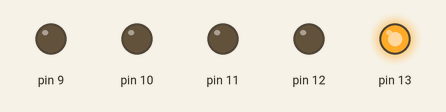
A sketch run on a simulated Arduino Uno, built with avr-gcc and run on an emulated ATmega328P. On the bench: output pins drawn as LEDs (lit = HIGH).

Above: at 0.2 s.
At 1.2 s:
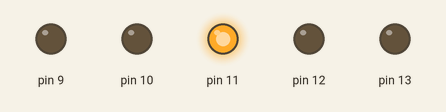
At 1.7 s:
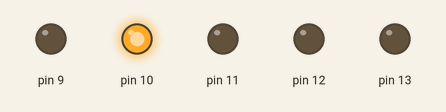
At 3.2 s:
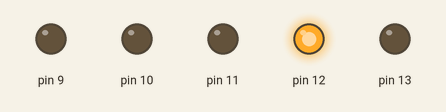
At 4.7 s:
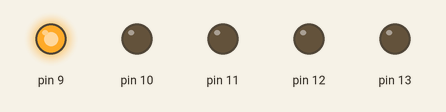
Timing chart, 0 to 5.8 s (numbered marks = the images above):
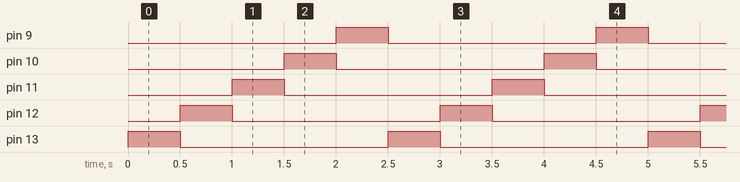

The sketch:

led_multiple.ino
```cpp
void setup(){

  pinMode(13, OUTPUT);
  pinMode(12, OUTPUT);
  pinMode(11, OUTPUT);
  pinMode(10, OUTPUT);
  pinMode(9,  OUTPUT);
}


void loop(){

  digitalWrite(13, HIGH);
  delay(500);

  digitalWrite(13, LOW);


  digitalWrite(12, HIGH);
  delay(500);

   digitalWrite(12, LOW);


  digitalWrite(11, HIGH);
  delay(500);

  digitalWrite(11, LOW);


  digitalWrite(10, HIGH);
  delay(500);
  digitalWrite(10, LOW);


  digitalWrite(9, HIGH);
  delay(500);
  digitalWrite(9, LOW);

}
```

Measured:
- by itself, pin 9–13: alternates HIGH for 0.50 s and LOW for 2.0 s
- by itself, everything shown: repeats every 2.5 s, in 6 steps
